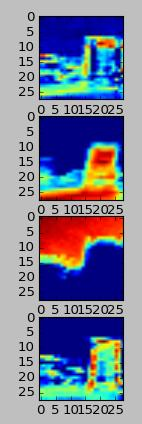
#> input picture images/activations.jpg, 142 x 424 px, found by its file name; its folder holds only this picture in this run
$ python get_normalize_stats.py   (older library calls are emulated)
#> lines starting #> are read from the running program, lines starting #| are printed output that depends on the picture
import os
import numpy as np
from scipy import misc
import scipy.io as sio
import random as rnd


BASE_PATH = '/playpen/ammirato/Data/RohitData/';
META_BASE_PATH = '/playpen/ammirato/Data/RohitMetaData/';


scene_name = 'Home_14_1'
scene_path = os.path.join(BASE_PATH, scene_name)
meta_path = os.path.join(META_BASE_PATH, scene_name)
cur_img_index = 0

#get image names (jpg or png)
image_path = os.path.join(meta_path, 'classification','images')

file_names = os.listdir(image_path)
num_examples = len(file_names)


num_pixels = 0;
for image_name in file_names:

  img = misc.imread(os.path.join(image_path, image_name))
#> img is the input picture: shape (424, 142, 3); mean R, G, B 124.5, 128.8, 151.6

  num_pixels = num_pixels + img.shape[0]*img.shape[1]
#> num_pixels = 60208


num_pixels = float(num_pixels)

means =[0,0,0]
num_images = len(file_names)
for image_name in file_names:

  img = misc.imread(os.path.join(image_path, image_name))

  means = means + (img.sum(0).sum(0)/num_pixels)
#> means = [124.5, 128.8, 151.6]


vars =[0,0,0]
num_images = len(file_names)
for image_name in file_names:

  img = misc.imread(os.path.join(image_path, image_name))
  red = np.power((img[:,:,0] - means[0]),2)
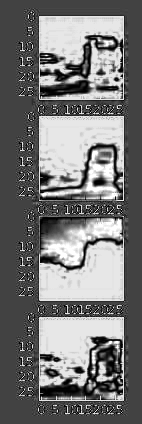
#> red: shape (424, 142) float64; min 0.22, max 17038.3, mean 7890.8; drawn with min black and max white
  green = np.power((img[:,:,1] - means[1]),2)
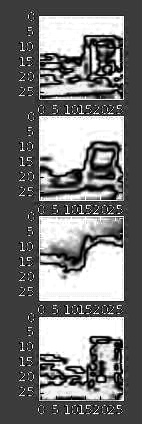
#> green: shape (424, 142) float64; min 0.0235, max 16601.5, mean 7704.4; drawn with min black and max white
  blue = np.power((img[:,:,2] - means[2]),2)
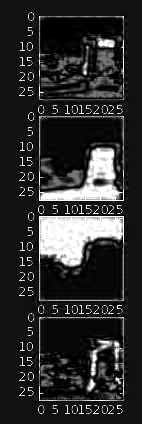
#> blue: shape (424, 142) float64; min 0.167, max 22979.9, mean 4074.2; drawn with min black and max white

  img = np.stack((red,green,blue),2)
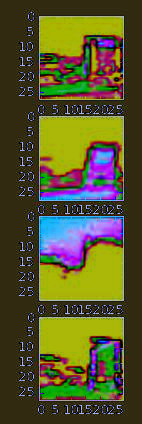
#> img: shape (424, 142, 3) float64; mean R, G, B 7890.8, 7704.4, 4074.2; drawn with min black and max white

  vars = vars + (img.sum(0).sum(0)/num_pixels)
#> vars = [7890.8, 7704.4, 4074.2]


stds = np.sqrt(vars)
#> stds = [88.83, 87.77, 63.83]

$ run again, on images/weights_acts.jpg
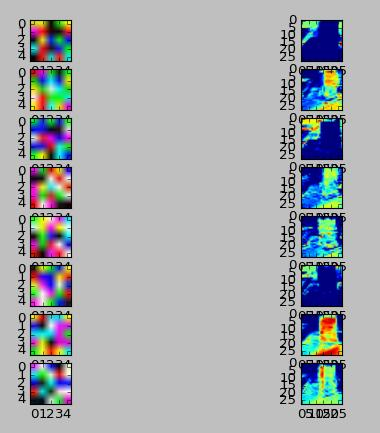
#> input picture images/weights_acts.jpg, 380 x 433 px, found by its file name
#> img is the input picture: shape (433, 380, 3); mean R, G, B 167.6, 171.3, 174.5
#> means = [167.6, 171.3, 174.5]
#> `blue = np.power((img[:,:,2] - means[2]),2)`:
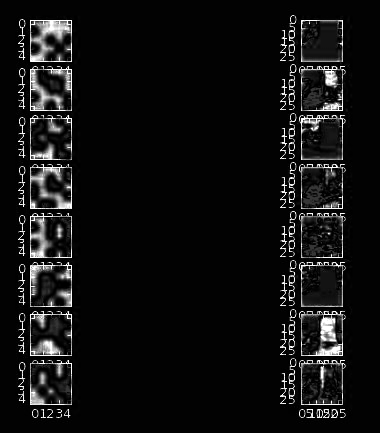
#> blue: shape (433, 380) float64; min 0.24, max 30453.8, mean 2080.2; drawn with min black and max white
#> `img = np.stack((red,green,blue),2)`:
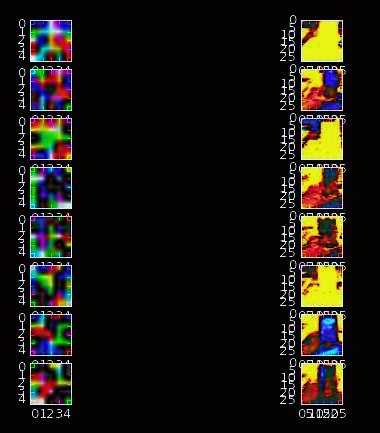
#> img: shape (433, 380, 3) float64; mean R, G, B 3328.9, 2964.2, 2080.2; drawn with min black and max white
#> vars = [3328.9, 2964.2, 2080.2]
#> stds = [57.7, 54.44, 45.61]

$ run again, on images/filters.jpg
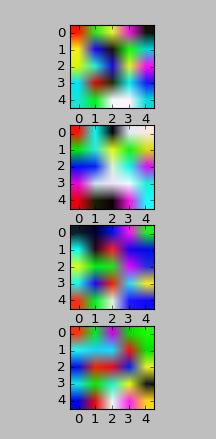
#> input picture images/filters.jpg, 216 x 439 px, found by its file name
#> img is the input picture: shape (439, 216, 3); mean R, G, B 162.7, 170.4, 170.1
#> means = [162.7, 170.4, 170.1]
#> `blue = np.power((img[:,:,2] - means[2]),2)`:
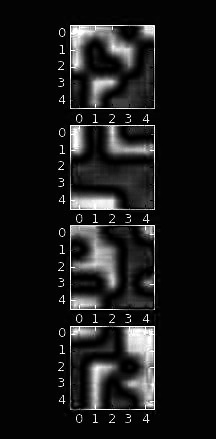
#> blue: shape (439, 216) float64; min 0.0032, max 28919.2, mean 2951.9; drawn with min black and max white
#> `img = np.stack((red,green,blue),2)`:
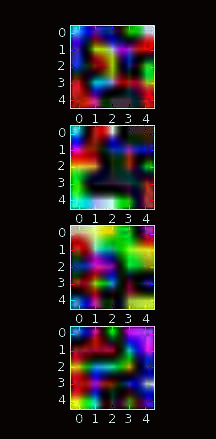
#> img: shape (439, 216, 3) float64; mean R, G, B 3348.6, 2923.8, 2951.9; drawn with min black and max white
#> vars = [3348.6, 2923.8, 2951.9]
#> stds = [57.87, 54.07, 54.33]

$ run again, on images/image.jpg
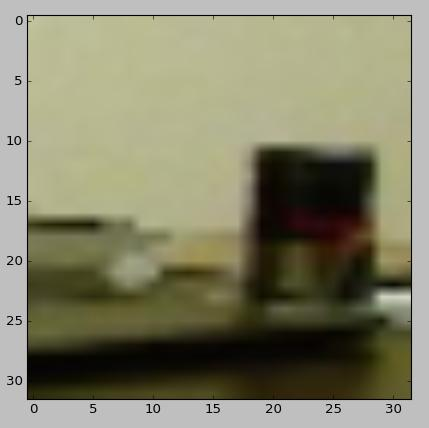
#> input picture images/image.jpg, 429 x 428 px, found by its file name
#> img is the input picture: shape (428, 429, 3); mean R, G, B 131.7, 130.4, 104.9
#> means = [131.7, 130.4, 104.9]
#> `blue = np.power((img[:,:,2] - means[2]),2)`:
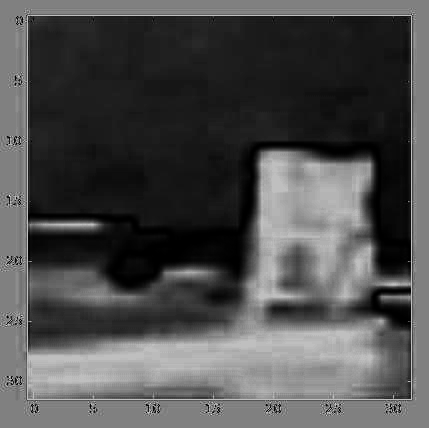
#> blue: shape (428, 429) float64; min 0.0148, max 14670.4, mean 4513.1; drawn with min black and max white
#> `img = np.stack((red,green,blue),2)`:
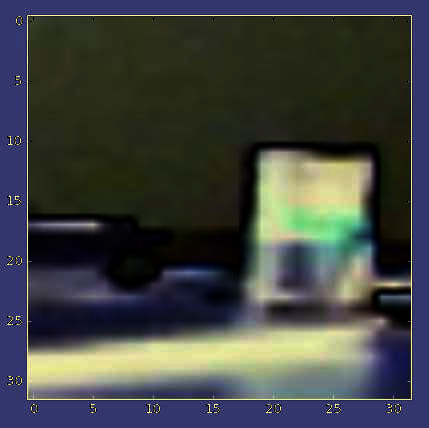
#> img: shape (428, 429, 3) float64; mean R, G, B 4399.6, 4629.4, 4513.1; drawn with min black and max white
#> vars = [4399.6, 4629.4, 4513.1]
#> stds = [66.33, 68.04, 67.18]
